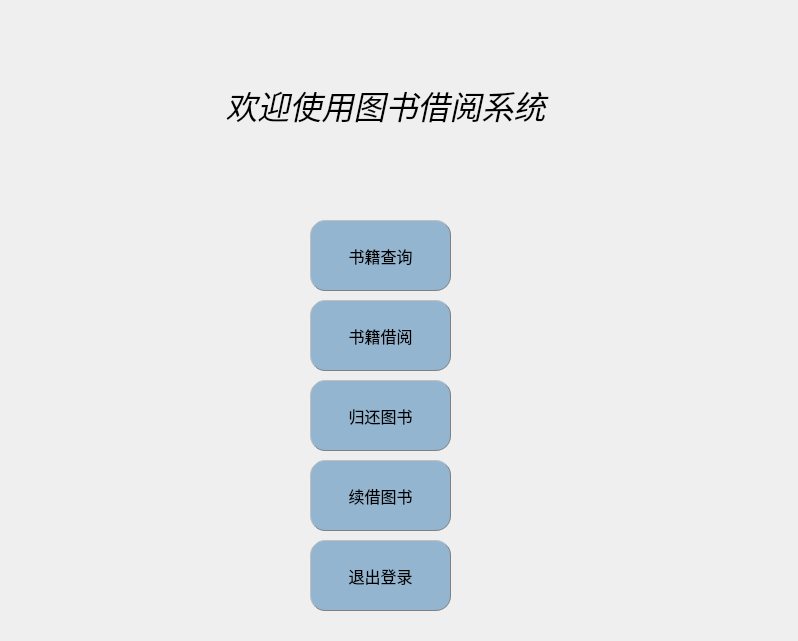
<?xml version="1.0" encoding="UTF-8"?>
<ui version="4.0">
 <class>UserReader</class>
 <widget class="QDialog" name="UserReader">
  <property name="geometry">
   <rect>
    <x>0</x>
    <y>0</y>
    <width>798</width>
    <height>641</height>
   </rect>
  </property>
  <property name="windowTitle">
   <string>Dialog</string>
  </property>
  <property name="sizeGripEnabled">
   <bool>false</bool>
  </property>
  <property name="modal">
   <bool>false</bool>
  </property>
  <widget class="QLabel" name="label">
   <property name="geometry">
    <rect>
     <x>160</x>
     <y>50</y>
     <width>451</width>
     <height>111</height>
    </rect>
   </property>
   <property name="lineWidth">
    <number>1</number>
   </property>
   <property name="midLineWidth">
    <number>1</number>
   </property>
   <property name="text">
    <string>&lt;html&gt;&lt;head/&gt;&lt;body&gt;&lt;p align=&quot;center&quot;&gt;&lt;span style=&quot; font-size:24pt; font-style:italic;&quot;&gt;欢迎使用图书借阅系统&lt;/span&gt;&lt;/p&gt;&lt;/body&gt;&lt;/html&gt;</string>
   </property>
  </widget>
  <widget class="QLabel" name="label_2">
   <property name="geometry">
    <rect>
     <x>0</x>
     <y>0</y>
     <width>801</width>
     <height>641</height>
    </rect>
   </property>
   <property name="text">
    <string/>
   </property>
   <property name="pixmap">
    <pixmap resource="pic.qrc">:/new/prefix1/1.png</pixmap>
   </property>
  </widget>
  <widget class="QPushButton" name="borrowBook">
   <property name="geometry">
    <rect>
     <x>310</x>
     <y>300</y>
     <width>141</width>
     <height>71</height>
    </rect>
   </property>
   <property name="font">
    <font>
     <pointsize>12</pointsize>
    </font>
   </property>
   <property name="styleSheet">
    <string notr="true">background-color: rgb(147, 181 , 207);border:1px groove gray;border-radius:15px;padding:1px 4px;border-style: outset;</string>
   </property>
   <property name="text">
    <string>书籍借阅</string>
   </property>
  </widget>
  <widget class="QPushButton" name="returnBook">
   <property name="geometry">
    <rect>
     <x>310</x>
     <y>380</y>
     <width>141</width>
     <height>71</height>
    </rect>
   </property>
   <property name="font">
    <font>
     <pointsize>12</pointsize>
    </font>
   </property>
   <property name="styleSheet">
    <string notr="true">background-color: rgb(147, 181 , 207);border:1px groove gray;border-radius:15px;padding:1px 4px;border-style: outset;</string>
   </property>
   <property name="text">
    <string>归还图书</string>
   </property>
  </widget>
  <widget class="QPushButton" name="findBook">
   <property name="geometry">
    <rect>
     <x>310</x>
     <y>220</y>
     <width>141</width>
     <height>71</height>
    </rect>
   </property>
   <property name="font">
    <font>
     <pointsize>12</pointsize>
    </font>
   </property>
   <property name="styleSheet">
    <string notr="true">background-color: rgb(147, 181 , 207);border:1px groove gray;border-radius:15px;padding:1px 4px;border-style: outset;</string>
   </property>
   <property name="text">
    <string>书籍查询</string>
   </property>
  </widget>
  <widget class="QPushButton" name="renewBook">
   <property name="geometry">
    <rect>
     <x>310</x>
     <y>460</y>
     <width>141</width>
     <height>71</height>
    </rect>
   </property>
   <property name="font">
    <font>
     <pointsize>12</pointsize>
    </font>
   </property>
   <property name="styleSheet">
    <string notr="true">background-color: rgb(147, 181 , 207);border:1px groove gray;border-radius:15px;padding:1px 4px;border-style: outset;</string>
   </property>
   <property name="text">
    <string>续借图书</string>
   </property>
  </widget>
  <widget class="QPushButton" name="exitBtn">
   <property name="geometry">
    <rect>
     <x>310</x>
     <y>540</y>
     <width>141</width>
     <height>71</height>
    </rect>
   </property>
   <property name="font">
    <font>
     <pointsize>12</pointsize>
    </font>
   </property>
   <property name="styleSheet">
    <string notr="true">background-color: rgb(147, 181 , 207);border:1px groove gray;border-radius:15px;padding:1px 4px;border-style: outset;</string>
   </property>
   <property name="text">
    <string>退出登录</string>
   </property>
  </widget>
  <zorder>label_2</zorder>
  <zorder>label</zorder>
  <zorder>borrowBook</zorder>
  <zorder>returnBook</zorder>
  <zorder>findBook</zorder>
  <zorder>renewBook</zorder>
  <zorder>exitBtn</zorder>
 </widget>
 <resources>
  <include location="pic.qrc"/>
 </resources>
 <connections/>
</ui>
